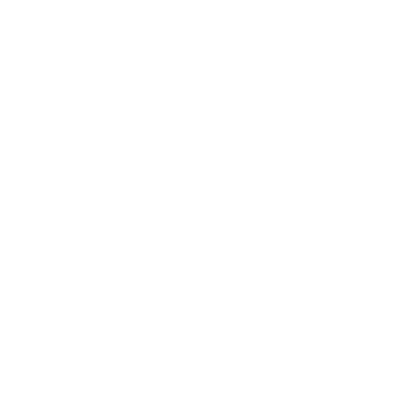
Frame 1 (no input)
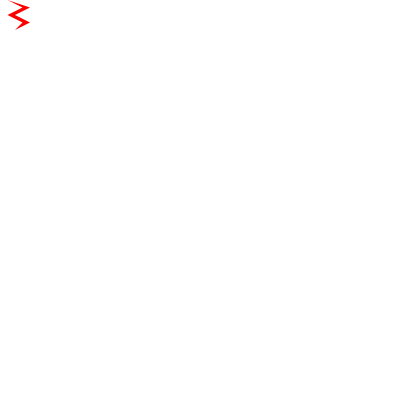
Frame 60 (the mouse pressed at the canvas centre just before this capture)
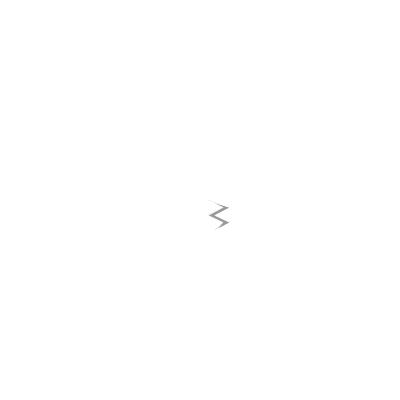
Frame 120 (the mouse held since frame 60 and released just before this capture)

The Processing sketch that drew these frames (run headless with seeded random() and noise(); from frame 60 on, the mouse is pressed at the canvas centre):

// Processing sketch: processing_99606
// ── processing_99606.pde

float x = 0;
float y = 0;
float w = 10;
float h = 10;
float bx=0;
float by=0;
float xOffset=0;
float yOffset=0;
float[] a = new float[100];
float[] b = new float[100];
float[] c = new float[100];
float[] d = new float[100];
boolean overshape=false;
boolean locked=false;
float size = 0;

int xdirection = 1;
int ydirection = 1;

void setup() {
  size(400,400);
  bx=width/2;
  by=height/2;
  background(255,255,255);
  fill(250,0,0,10);
  noStroke();
}
void draw() {
    background(255,255,255);
     
  rayo(mouseX,mouseY,size,size);
  if(mouseX >= 100)
  {
    rayo(bx,by,size,size);
  }
else
{
    size = 30;
    fill(250,0,0);
}
    if (mouseX > bx-size && mouseX < bx+size &&  mouseY > by-size && mouseY < by+size)
    {
    overshape= true;  
    if(!locked)
    { 
      stroke(255); 
      fill(153);
    }
    
    }  

}
void rayo(float x,float y,float w,float h) {
  beginShape(POLYGON);
  vertex(x+w/4,y);
  vertex(x+w,y+h/4);
  vertex(x+w/2,y+h/2);
  vertex(x+w,y+3*h/4);
  vertex(x+w/2,y+h);
  vertex(x+3*w/4,y+3*h/4);
  vertex(x+w/4,y+h/2);
  vertex(x+3*w/4,y+h/4);
  vertex(x+w/4,y);
  endShape();
}
void mousePressed()
{
  if(overshape)
  {
    size=80;
    fill(250,50,0);
  }
    xOffset = mouseX-bx; 
  yOffset = mouseY-by; 
}
void mouseDragged()
{
  if(locked)
  {    
    size=80; 
     bx = mouseX-xOffset; 
    by = mouseY-yOffset;   
  }
}
void mouseReleased() {
  locked = false;
}
